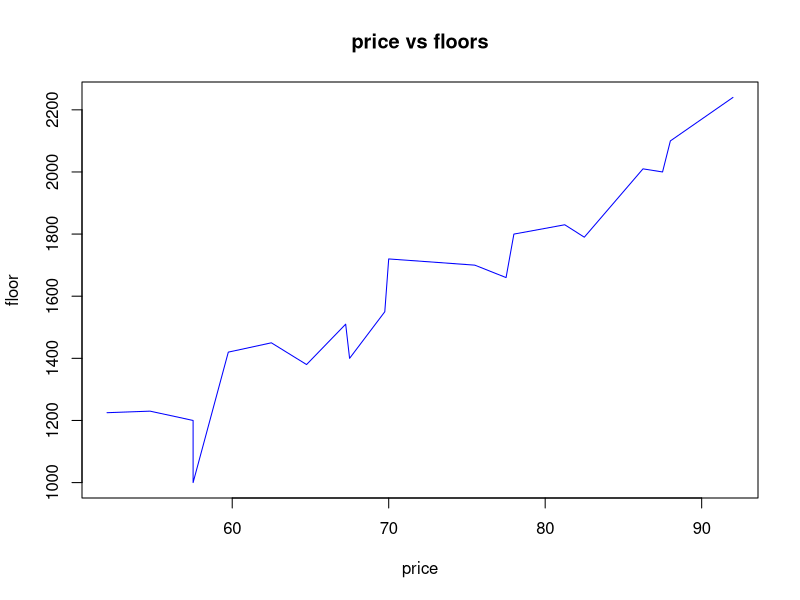
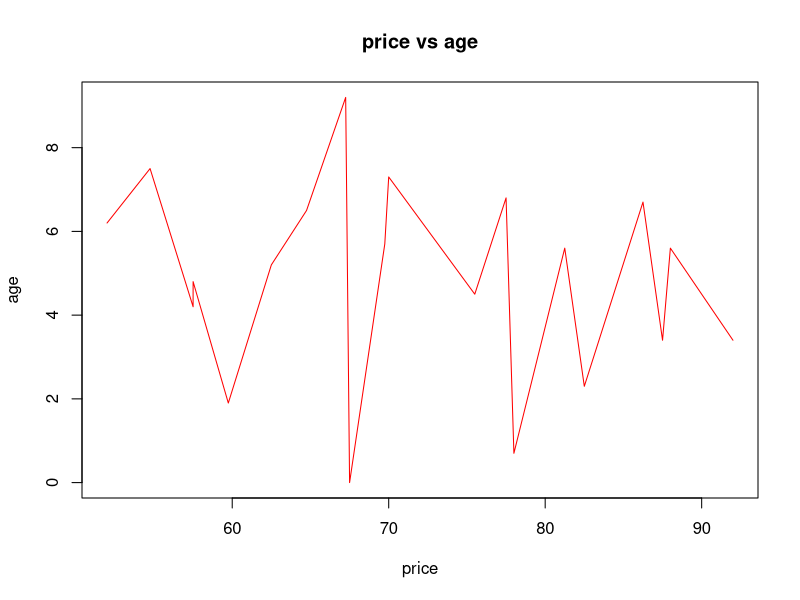
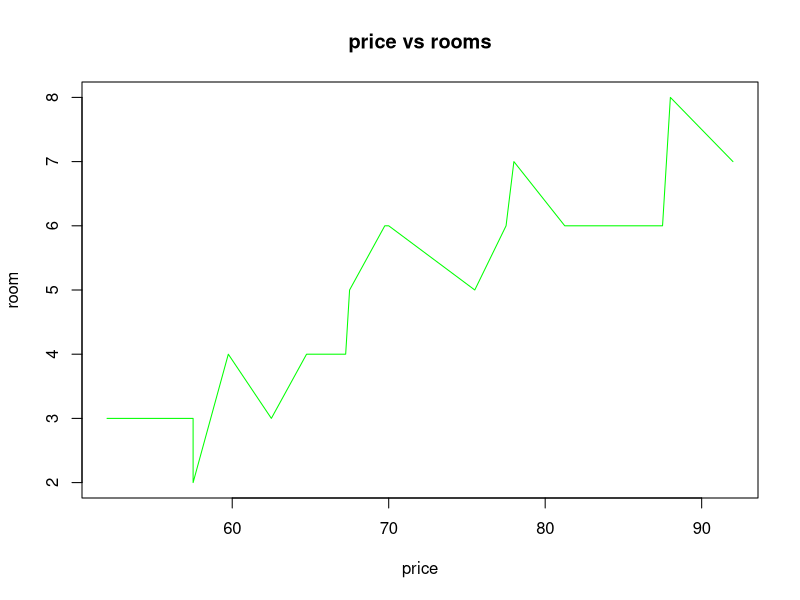
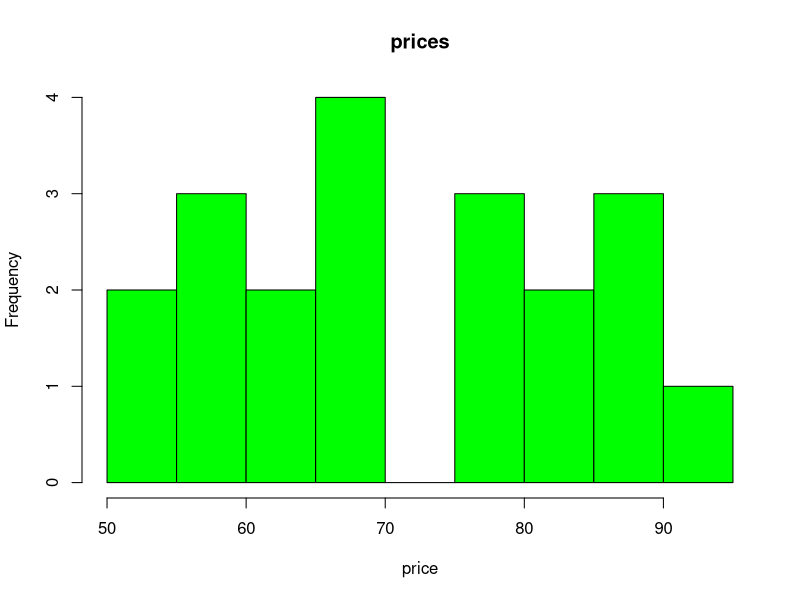
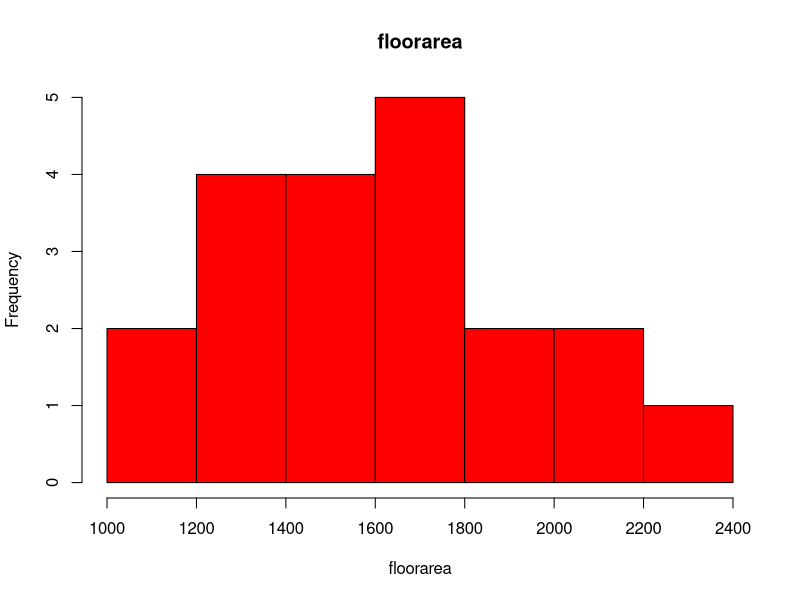
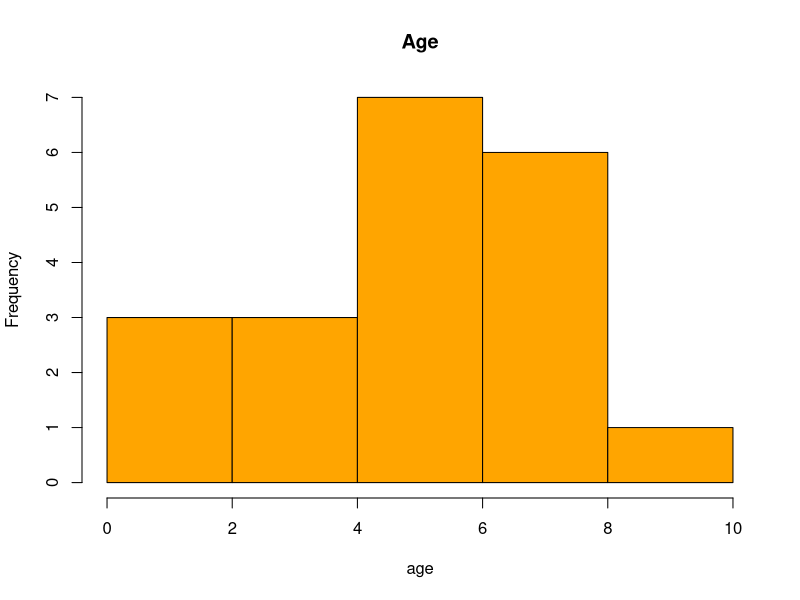
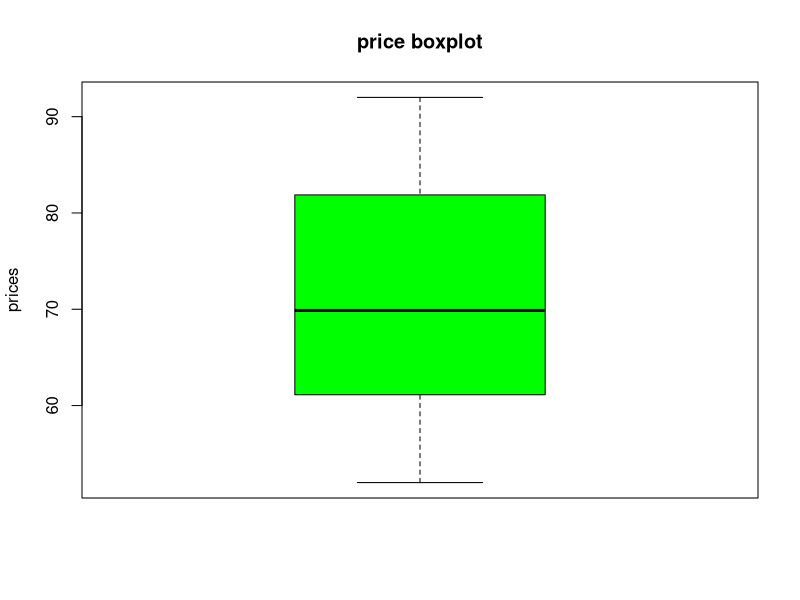
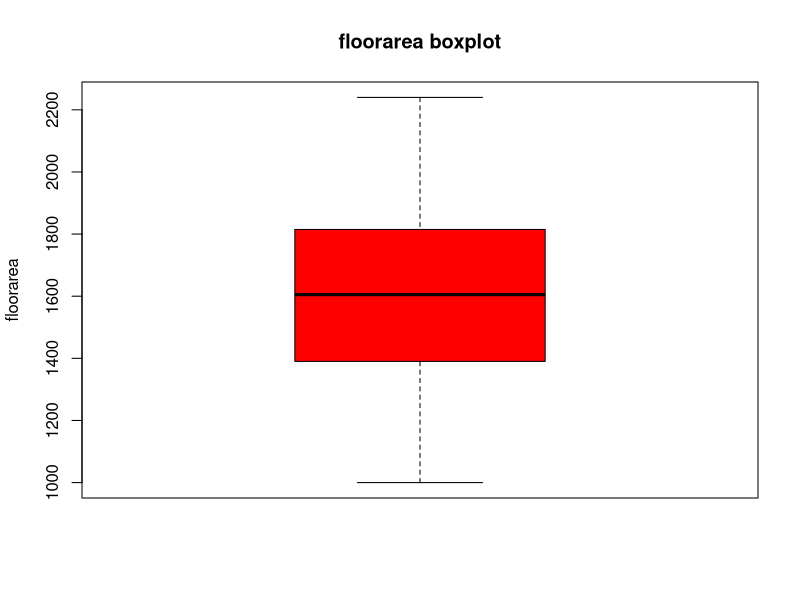

These figures' R source, in order:
price=c(52.00,54.75,57.50,57.50,59.75,62.50,64.75,67.25,67.50,69.75,70.00,75.50,77.50,78.00,81.25,82.50,86.25,87.50,88.00,92.00)
FloorArea=c(1225,1230,1200,1000,1420,1450,1380,1510,1400,1550,1720,1700,1660,1800,1830,1790,2010,2000,2100,2240)
Rooms=c(3,3,3,2,4,3,4,4,5,6,6,5,6,7,6,6,6,6,8,7)
Age=c(6.2,7.5,4.2,4.8,1.9,5.2,6.5,9.2,0.0,5.7,7.3,4.5,6.8,0.7,5.6,2.3,6.7,3.4,5.6,3.4)
CentralHeating=c("Yes","No","No","No","Yes","Yes","No","No","No","No","Yes","No","Yes","Yes","Yes","No","Yes","No","Yes","Yes")
house=data.frame(price,FloorArea,Rooms,Age,CentralHeating)
house
mean(price)
mean(FloorArea)
mean(Rooms)
mean(Age)
sd(price)
sd(FloorArea)
sd(Rooms)
sd(Age)
median(price)
median(FloorArea)
median(Rooms)
median(Age)
tablech=table(house$CentralHeating)
tablech
plot(house$price,house$FloorArea,type="l",main="price vs floors",xlab="price",ylab="floor",col="blue")
plot(house$price,house$Age,type="l",main="price vs age",xlab="price",ylab="age",col="red")
plot(house$price,house$Rooms,type="l",main="price vs rooms",xlab="price",ylab="room",col="green")
hist(house$price,main="prices",xlab="price",col="green")
hist(house$FloorArea,main="floorarea",xlab="floorarea",col="red")
hist(house$Age,main="Age",xlab="age",col="orange")
boxplot(house$price,main="price boxplot",ylab="prices",col="green")
boxplot(house$FloorArea,main="floorarea boxplot",ylab="floorarea",col="red")
boxplot(house$Age,main="age boxplot",ylab="age",col="orange")

# Set up a multi-panel plot using `par`
par(mfrow = c(3, 3))  # 3 rows, 3 columns for 9 plots

# Plot 1: Scatter plot of Price vs FloorArea
plot(house$price, house$FloorArea, main = "Price vs FloorArea", xlab = "Price", ylab = "FloorArea", col = "blue", type = "l")

# Plot 2: Scatter plot of Price vs Age
plot(house$price, house$Age, main = "Price vs Age", xlab = "Price", ylab = "Age", col = "red", type = "l")

# Plot 3: Scatter plot of Price vs Rooms
plot(house$price, house$Rooms, main = "Price vs Rooms", xlab = "Price", ylab = "Rooms", col = "green", type = "l")

# Plot 4: Histogram of Price
hist(house$price, main = "Histogram of Prices", xlab = "Price", col = "green")

# Plot 5: Histogram of FloorArea
hist(house$FloorArea, main = "Histogram of FloorArea", xlab = "FloorArea", col = "red")

# Plot 6: Histogram of Age
hist(house$Age, main = "Histogram of Age", xlab = "Age", col = "orange")

# Plot 7: Boxplot of Price
boxplot(house$price, main = "Boxplot of Prices", ylab = "Price", col = "green")

# Plot 8: Boxplot of FloorArea
boxplot(house$FloorArea, main = "Boxplot of FloorArea", ylab = "FloorArea", col = "red")

# Plot 9: Boxplot of Age
boxplot(house$Age, main = "Boxplot of Age", ylab = "Age", col = "orange")
